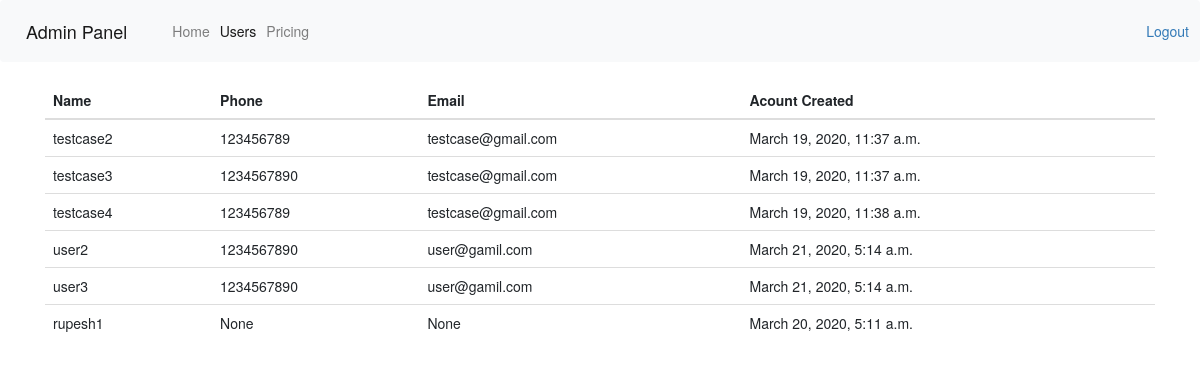
Screenshot of /userd/ with the database file from the repository.
### obsapp/models.py (models this page shows, shortened)
class Customer(models.Model):
    user=models.OneToOneField(User,null=True , on_delete=models.CASCADE)
    name=models.CharField(max_length=200,null=True)
    phone=models.CharField(max_length=200,null=True)
    email=models.CharField(max_length=200,null=True)
    date=models.DateTimeField(auto_now=True,null=True)

### obsapp/views.py (the view)
# urls.py: path('userd/',views.userDetails,name='userd'),
def userDetails(request):
    customer=Customer.objects.all()
    context={'customer' : customer}
    return render(request,'userdetails.html',context)

### obsapp/templates/userdetails.html (shortened to what this page needs)
<!DOCTYPE html>
<html lang="en" dir="ltr">
  <head>
    <link rel="stylesheet" href="https://stackpath.bootstrapcdn.com/bootstrap/4.4.1/css/bootstrap.min.css">
    <link rel="stylesheet" href="https://stackpath.bootstrapcdn.com/bootstrap/4.4.1/css/bootstrap.min.css">
    <link rel="stylesheet" href="https://stackpath.bootstrapcdn.com/bootstrap/4.4.1/js/bootstrap.min.js">
    <link rel="stylesheet" href="https://stackpath.bootstrapcdn.com/bootstrap/4.4.1/js/bootstrap.bundle.min.js">
    <link rel="stylesheet" href="https://stackpath.bootstrapcdn.com/bootstrap/3.4.1/css/bootstrap.min.css">
    <link rel="stylesheet" href="https://stackpath.bootstrapcdn.com/bootstrap/3.4.1/css/bootstrap-theme.min.css">
  </head>
  <body>
    <nav class="navbar navbar-expand-lg navbar-light bg-light">
  <a class="navbar-brand" href="#">Admin Panel</a>
  <div class="collapse navbar-collapse" id="navbarNav">
    <ul class="navbar-nav">
      <li class="nav-item">
        <a class="nav-link" href="{% url 'adminp' %}">Home</a>
      </li>
      <li class="nav-item active">
        <a class="nav-link" href="#">Users</a>
      </li>
      <li class="nav-item">
        <a class="nav-link" href="#">Pricing</a>
      </li>
    </ul>
  </div>
  <span id="log"><a href="{% url 'logout' %}">Logout</a></span>
</nav>
    <div class="container">
        <table class="table">
      <thead>
        <tr>
          <th scope="col">Name</th>
          <th scope="col">Phone</th>
          <th scope="col">Email</th>
          <th scope='col'>Acount Created</th>
        </tr>
        {% for i in customer %}
        <tr>
          <td>{{i.name}}</td>
          <td>{{i.phone}}</td>
          <td>{{i.email}}</td>
          <td>{{i.date}}</td>
        </tr>
        {% endfor%}
      </thead>
    </table>
</div>
  </body>
</html>

### rows the page displays
Customer: name "testcase2", phone "123456789", email "testcase@gmail.com", date "March 19, 2020, 11:37 a.m."
Customer: name "testcase3", phone "1234567890", email "testcase@gmail.com", date "March 19, 2020, 11:37 a.m."
Customer: name "testcase4", phone "123456789", email "testcase@gmail.com", date "March 19, 2020, 11:38 a.m."
Customer: name "user2", phone "1234567890", email "user@gamil.com", date "March 21, 2020, 5:14 a.m."
Customer: name "user3", phone "1234567890", email "user@gamil.com", date "March 21, 2020, 5:14 a.m."
Customer: name "rupesh1", phone "None", email "None", date "March 20, 2020, 5:11 a.m."
